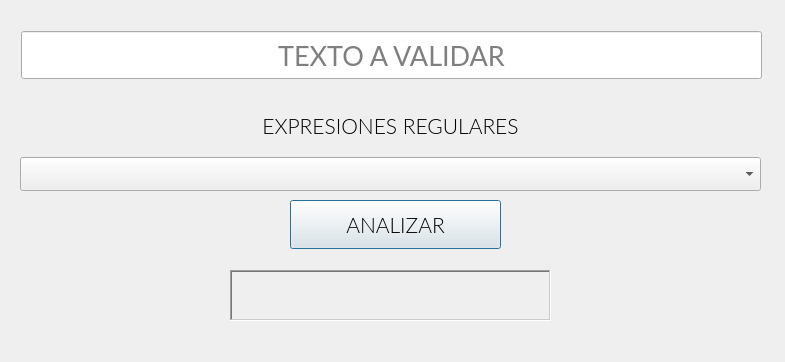
<?xml version="1.0" encoding="UTF-8"?>
<ui version="4.0">
 <class>Dialog</class>
 <widget class="QDialog" name="Dialog">
  <property name="geometry">
   <rect>
    <x>0</x>
    <y>0</y>
    <width>785</width>
    <height>362</height>
   </rect>
  </property>
  <property name="windowTitle">
   <string>Expresiones Regulares</string>
  </property>
  <widget class="QLineEdit" name="lineEdit">
   <property name="geometry">
    <rect>
     <x>21</x>
     <y>31</y>
     <width>741</width>
     <height>48</height>
    </rect>
   </property>
   <property name="font">
    <font>
     <family>Lato</family>
     <pointsize>20</pointsize>
    </font>
   </property>
   <property name="alignment">
    <set>Qt::AlignCenter</set>
   </property>
   <property name="placeholderText">
    <string>TEXTO A VALIDAR</string>
   </property>
  </widget>
  <widget class="QPushButton" name="pushButton">
   <property name="geometry">
    <rect>
     <x>290</x>
     <y>200</y>
     <width>211</width>
     <height>49</height>
    </rect>
   </property>
   <property name="font">
    <font>
     <family>Lato Light</family>
     <pointsize>16</pointsize>
    </font>
   </property>
   <property name="text">
    <string>ANALIZAR</string>
   </property>
  </widget>
  <widget class="QLabel" name="labelResultado">
   <property name="geometry">
    <rect>
     <x>230</x>
     <y>270</y>
     <width>321</width>
     <height>51</height>
    </rect>
   </property>
   <property name="font">
    <font>
     <family>Rubik Light</family>
     <pointsize>18</pointsize>
    </font>
   </property>
   <property name="frameShape">
    <enum>QFrame::WinPanel</enum>
   </property>
   <property name="frameShadow">
    <enum>QFrame::Sunken</enum>
   </property>
   <property name="text">
    <string/>
   </property>
   <property name="alignment">
    <set>Qt::AlignCenter</set>
   </property>
  </widget>
  <widget class="QWidget" name="layoutWidget">
   <property name="geometry">
    <rect>
     <x>20</x>
     <y>100</y>
     <width>741</width>
     <height>91</height>
    </rect>
   </property>
   <layout class="QVBoxLayout" name="verticalLayout">
    <item>
     <widget class="QLabel" name="label">
      <property name="font">
       <font>
        <family>Lato Light</family>
        <pointsize>16</pointsize>
       </font>
      </property>
      <property name="text">
       <string>EXPRESIONES REGULARES</string>
      </property>
      <property name="alignment">
       <set>Qt::AlignCenter</set>
      </property>
     </widget>
    </item>
    <item>
     <widget class="QComboBox" name="comboBox">
      <property name="font">
       <font>
        <family>Lato</family>
        <pointsize>16</pointsize>
       </font>
      </property>
     </widget>
    </item>
   </layout>
  </widget>
 </widget>
 <resources/>
 <connections/>
</ui>
